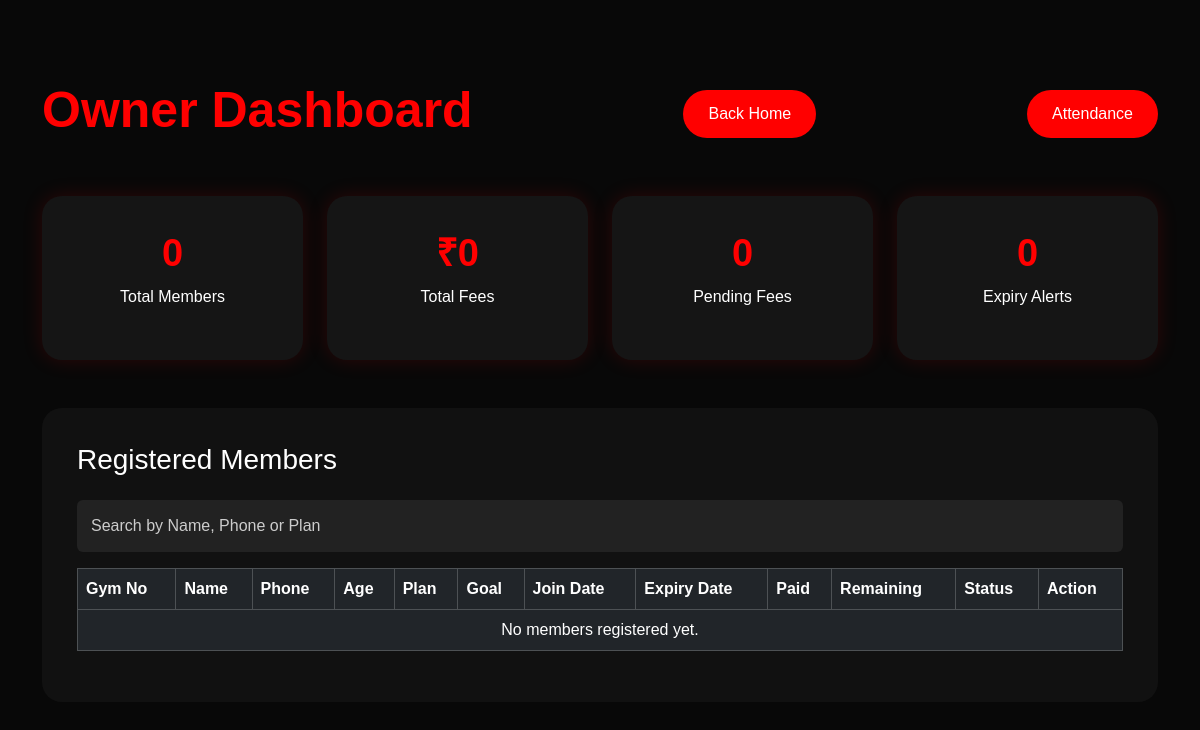
The app's page /owner-dashboard, older data.
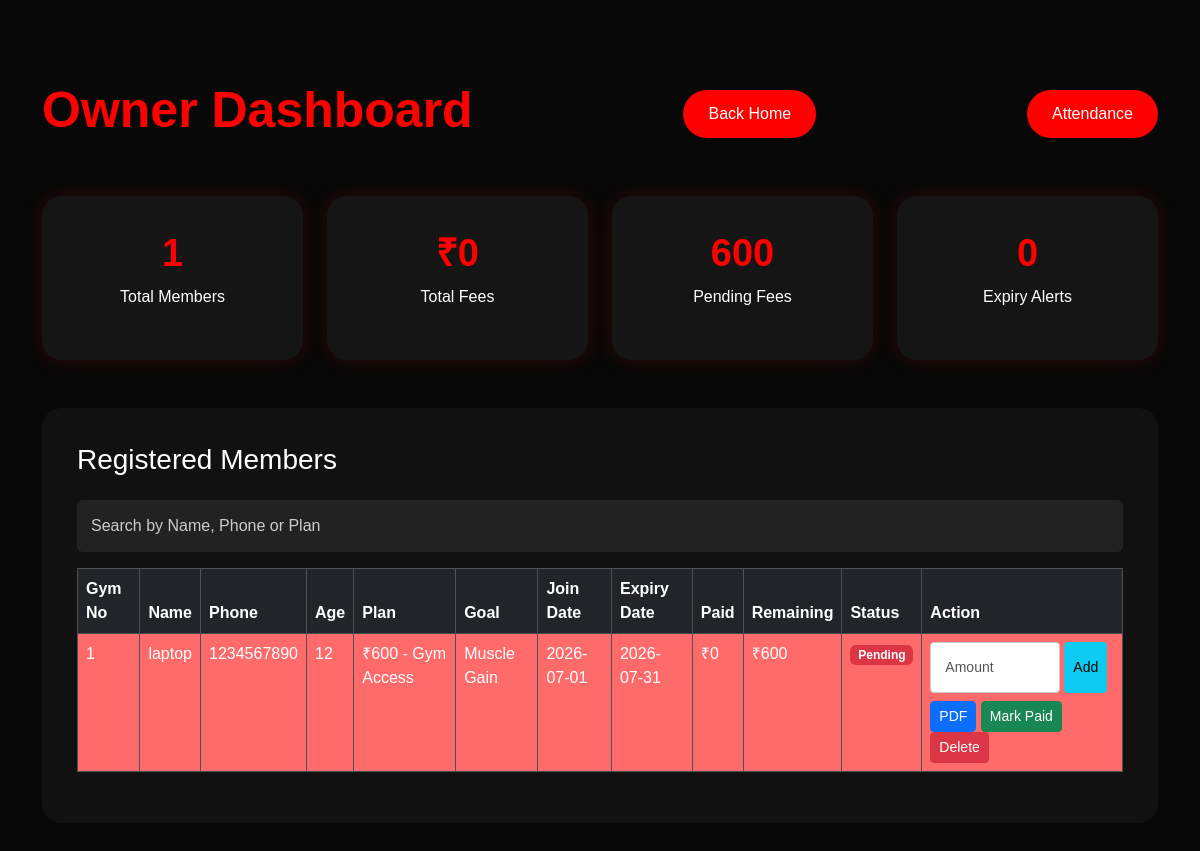
The same page, newer data.
### app.py (models this page shows)
class Member(db.Model):
    id = db.Column(db.Integer, primary_key=True)
    gym_number = db.Column(db.Integer, unique=True)
    name = db.Column(db.String(100))
    phone = db.Column(db.String(20))
    age = db.Column(db.Integer)
    plan = db.Column(db.String(100))
    goal = db.Column(db.String(100))
    join_date = db.Column(db.Date, default=date.today)
    expiry_date = db.Column(db.Date)
    payment_status = db.Column(db.String(20), default="Pending")
    paid_amount = db.Column(db.Integer, default=0)
    remaining_amount = db.Column(db.Integer, default=0)

### app.py (the view)
@app.route("/owner-dashboard")
def owner_dashboard():
    members = Member.query.all()
    total_members = Member.query.count()
    pending_fees = sum(member.remaining_amount for member in members)
    expiring_members = Member.query.filter(
    Member.expiry_date <= date.today() + timedelta(days=3)
).all()
    expiry_alerts = len(expiring_members)
    total_fees = 0
    for member in members:
        if member.payment_status == "Paid":
            if "₹600" in member.plan:
                total_fees += 600
            elif "₹800" in member.plan:
                total_fees += 800
            elif "₹1800" in member.plan:
                total_fees += 1800
            elif "₹3999" in member.plan:
                total_fees += 3999
    return render_template(
        "owner-dashboard.html",
        members=members,
        total_members=total_members,
        pending_fees=pending_fees,
        total_fees=total_fees,
        expiry_alerts=expiry_alerts,
        expiring_members=expiring_members
    )

### templates/owner-dashboard.html (shortened to what this page needs)
<!DOCTYPE html>
<html>
<head>
    <link href="https://cdn.jsdelivr.net/npm/bootstrap@5.3.3/dist/css/bootstrap.min.css" rel="stylesheet">
    <link rel="stylesheet" href="{{ url_for('static', filename='css/style.css') }}">
</head>
<body>
<section class="dashboard-section">
    <div class="container">
        <div class="d-flex justify-content-between align-items-center mb-4">
            <h2 class="section-title">Owner Dashboard</h2>
            <a href="{{ url_for('home') }}" class="main-btn">Back Home</a>
            <a href="{{ url_for('attendance') }}" class="main-btn">
    Attendance
</a>
        </div>
        <div class="row g-4 mt-4">
            <div class="col-md-3">
                <div class="dashboard-card">
                    <h3>{{ total_members }}</h3>
                    <p>Total Members</p>
                </div>
            </div>
            <div class="col-md-3">
                <div class="dashboard-card">
                    <h3>₹{{ total_fees }}</h3>
                    <p>Total Fees</p>
                </div>
            </div>
            <div class="col-md-3">
                <div class="dashboard-card">
                    <h3>{{ pending_fees }}</h3>
                    <p>Pending Fees</p>
                </div>
            </div>
            <div class="col-md-3">
                <div class="dashboard-card">
                   <h3>{{ expiry_alerts }}</h3>
<p>Expiry Alerts</p>
                </div>
            </div>
        </div>
        <div class="dashboard-table mt-5">
            <h3 class="mb-4">Registered Members</h3>
            <input
type="text"
id="searchMember"
class="form-control mb-3"
placeholder="Search by Name, Phone or Plan">
            <table class="table table-dark table-hover table-bordered">
                <thead>
                    <tr>
                        <th>Gym No</th>
                        <th>Name</th>
                        <th>Phone</th>
                        <th>Age</th>
                        <th>Plan</th>
                        <th>Goal</th>
                        <th>Join Date</th>
                        <th>Expiry Date</th>
                        <th>Paid</th>
<th>Remaining</th>
<th>Status</th>
<th>Action</th>
                    </tr>
                </thead>
                <tbody>
{% for member in members %}
<tr class="
{% if member.payment_status == 'Partial' %}
partial-row
{% elif member.payment_status == 'Pending' %}
pending-row
{% endif %}
">
    <td>{{ member.gym_number }}</td>
    <td>{{ member.name }}</td>
    <td>{{ member.phone }}</td>
    <td>{{ member.age }}</td>
    <td>{{ member.plan }}</td>
    <td>{{ member.goal }}</td>
    <td>{{ member.join_date }}</td>
    <td>{{ member.expiry_date }}</td>
    <td>₹{{ member.paid_amount }}</td>
    <td>₹{{ member.remaining_amount }}</td>
    <td>
{% if member.payment_status == "Paid" %}
<span class="badge bg-success">
Paid
</span>
{% elif member.payment_status == "Partial" %}
<span class="badge bg-info">
Partial
</span>
{% else %}
<span class="badge bg-danger">
Pending
</span>
{% endif %}
</td>
    <td>
        {% if member.payment_status != "Paid" %}
<form action="{{ url_for('partial_payment', id=member.id) }}"
      method="POST"
      class="d-flex gap-1 mb-2">
    <input type="number"
       name="paid_amount"
       class="form-control form-control-sm payment-input"
       placeholder="Amount"
       min="1"
       max="{{ member.remaining_amount }}"
       required>
    <button class="btn btn-info btn-sm">
        Add
    </button>
</form>
{% endif %}
        <a href="{{ url_for('download_receipt', id=member.id) }}"
           class="btn btn-primary btn-sm">PDF</a>
        {% if member.payment_status != "Paid" %}
        <a href="{{ url_for('mark_paid', id=member.id) }}"
           class="btn btn-success btn-sm">Mark Paid</a>
        {% endif %}
        <a href="{{ url_for('delete_member', id=member.id) }}"
           class="btn btn-danger btn-sm"
           onclick="return confirm('Are you sure you want to delete this member?')">
           Delete
        </a>
    </td>
</tr>
{% else %}
<tr>
    <td colspan="12" class="text-center">
        No members registered yet.
    </td>
</tr>
{% endfor %}
</tbody>
            </table>
        </div>
    </div>
</section>
</body>
</html>

### static/css/style.css (style rules this page uses)
* { margin: 0; padding: 0; box-sizing: border-box; scroll-behavior: smooth; }
body { background: #080808; color: #fff; font-family: Arial, sans-serif; }
.main-btn { display: inline-block; padding: 14px 35px; background: red; color: #fff; text-decoration: none; border-radius: 40px; transition: background 0.3s ease; }
.section-title { font-size: 50px; font-weight: 700; color: red; }
.form-control { padding: 14px; color: #fff; background: #222; border: none; }
.form-control::placeholder { color: #ccc; opacity: 1; }
.form-control { color: #fff !important; background: #222 !important; }
.dashboard-section { min-height: 100vh; padding: 80px 0; background: #080808; }
.dashboard-card { padding: 35px; text-align: center; background: #151515; border-radius: 20px; box-shadow: 0 0 20px rgba(255, 0, 0, 0.15); }
.dashboard-card h3 { color: red; font-size: 38px; font-weight: 700; }
.dashboard-table { padding: 35px; background: #111; border-radius: 20px; }
.main-btn { background:red; color:white; padding:12px 25px; border:none; border-radius:30px; }
.pending-row td { background:#ff6b6b !important; color:white !important; }
.payment-input { width: 110px !important; min-width: 110px !important; }
.payment-input { width: 130px !important; min-width: 130px !important; color: #000 !important; background: #fff !important; border: 1px solid #ccc !important; }
.payment-input::placeholder { color: #555 !important; }

Row changes from the older to the newer data that the page shows:
added Member: gym_number "1", name "laptop", phone "1234567890", age "12", plan "₹600 - Gym Access", goal "Muscle Gain", join_date "2026-07-01", expiry_date "2026-07-31", paid_amount "0", remaining_amount "600", payment_status "Pending"
Text that changed along with them:
{{ total_members }}: "0" → "1"
{{ pending_fees }}: "0" → "600"
text no longer shown: "No members registered yet."
